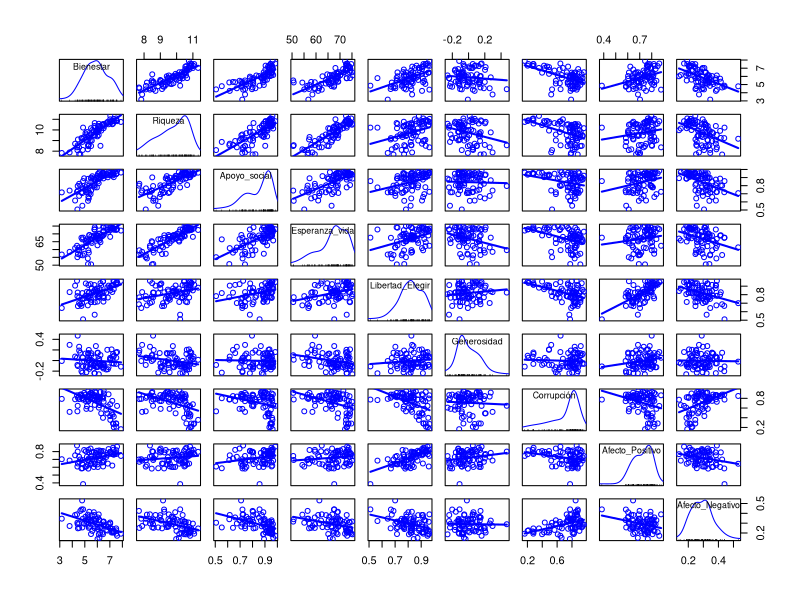
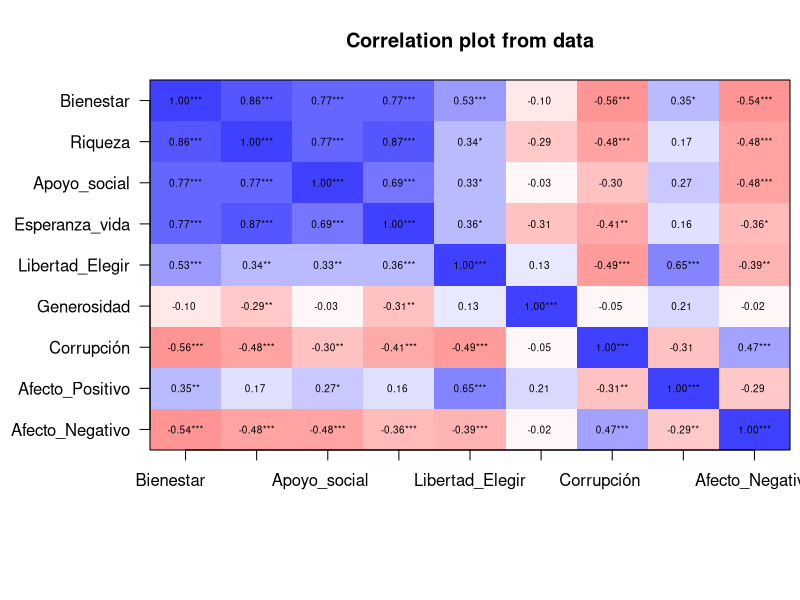
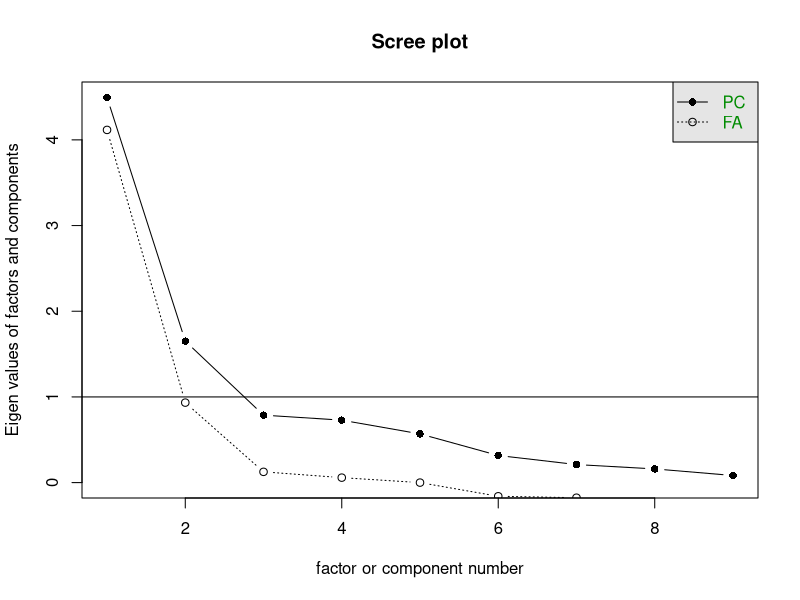
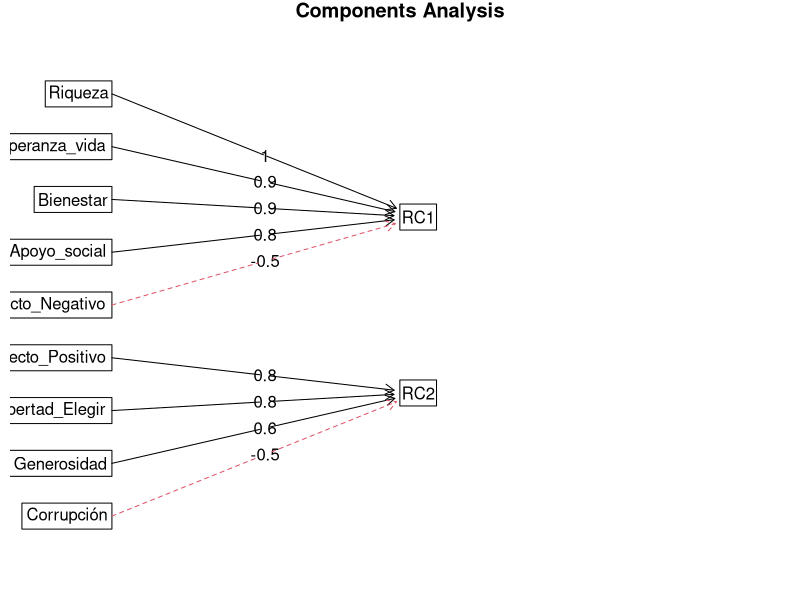
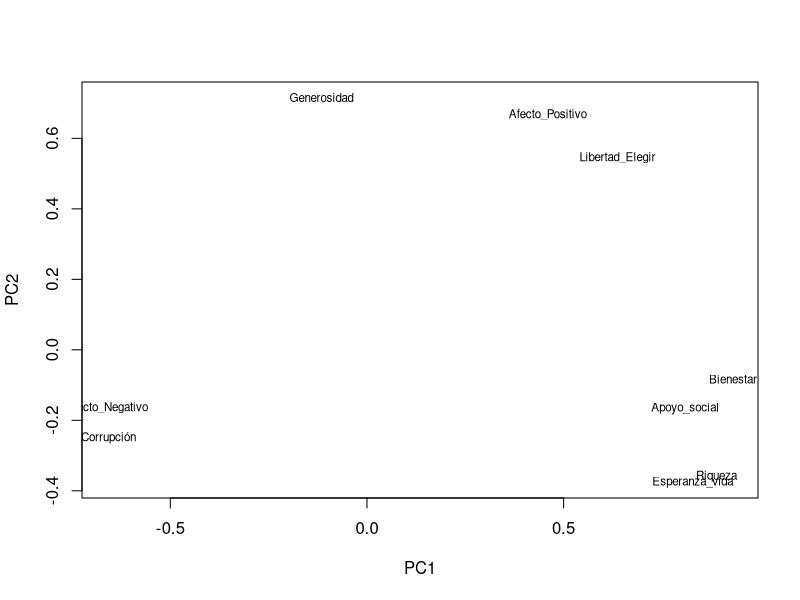

Recreate these plots in R, in order.
## ---- chunk 1
library(readxl)
Datos<-read_excel("DatosEx.xlsx", sheet="Datos")
## ---- chunk 2
library(dplyr)
D1 <- Datos %>%
  select("Bienestar","Riqueza","Apoyo_social", "Esperanza_vida", "Libertad_Elegir", "Generosidad", "Corrupción", "Afecto_Positivo", "Afecto_Negativo" )

#Nos queamos con las variables que solo necesitamos
## ---- chunk 3

colSums(is.na(D1))
## ---- chunk 4
library(psych)
describe(D1)

## ---- chunk 5
library(car)
scatterplotMatrix(D1,smooth=FALSE)
## ---- chunk 6
library(psych)
corPlot(D1,cex = .6,stars = TRUE, show.legend=FALSE)
## ---- chunk 7
#Estimar la matriz de correlaciones
R<-cor(D1)
#Calcular el determinante de la matriz
det(R)
## ---- chunk 8
library(psych)
cortest.bartlett(R,n=81)
## ---- chunk 9
library(psych)
KMO(R)
## ---- chunk 10
Dz <- data.frame(scale(D1)) #Estandarizar las variables para que estén en la misma escala
## ---- chunk 11
library(psych)

modelo1<-principal(Dz,nfactors = 9, rotate= "none")
modelo1

## ---- chunk 12
library(psych)
R<-cor(D1)      #Matriz de correlación
scree(R)         #Gráfico de sedimentación

## ---- chunk 13
library(psych)
modelo2<-principal(Dz,nfactors = 2, rotate='none')
modelo2

## ---- chunk 14
library(psych)
modelo2<-principal(Dz,nfactors = 2, rotate="varimax")
modelo2

## ---- chunk 15
print(modelo2$loadings,cut=0.5, sort=TRUE)
#Del modelo 2 saca las cargas y desaparece las que tenga menos de o.5 (Propiedad 1 =0.5)
## ---- chunk 16
print(modelo2$loadings,cut=0.4, sort=TRUE) #(Prioridad 2 = 0.4)

## ---- chunk 17
library(psych)
fa.diagram(modelo2)
## ---- chunk 18
load <- modelo1$loadings[,1:2]      #obtiene las cargas de las variables
plot(load,type="n")                 # Dibujar el área de visualización
text(load,labels=names(Dz),cex=.7)  # Añadir las variables

## ---- chunk 19
library(psych)
modelo2<-principal(Dz,nfactors = 2, rotate="varimax",
                   scores=TRUE,method="regression") #con el método que queramos calcular los puntajes

Dz$PC1<-modelo2$scores[,1]
Dz$PC2<-modelo2$scores[,2] #salen en la base de datos en otra columna
## ---- chunk 20
modelo2$weights #

## ---- chunk 21
library(psych)
alpha(Dz[,c(1,2,3,4,9)],check.keys=TRUE) #variables a utilizar
## ---- chunk 22
library(psych)
alpha(Dz[,c(5,6,7,8)],check.keys=TRUE)
## ---- chunk 23


Dz$Corrupciónr<-with(Dz,max(Corrupción)-Corrupción)
Dz$Afecto_Negativor<-with(Dz,max(Afecto_Negativo)-Afecto_Negativo)


## ---- chunk 24
library(psych)
modelo3<-principal(Dz[,c(1,2,3,4,5,7,8,9)],nfactors = 2, rotate="varimax", scores=TRUE,method="regression")
#sin la variable generosidad pues se decidió quitarla (columna 6)

Dz$PC1<-modelo3$scores[,1]
Dz$PC2<-modelo3$scores[,2]

modelo3
## ---- chunk 25
Dz$Indice1<-with(Dz,100*(PC1-min(PC1))/(max(PC1)-min(PC1))) #Componente 1
Dz$Indice2<-with(Dz,100*(PC2-min(PC2))/(max(PC2)-min(PC2))) #Componente 2
## ---- chunk 26
#Ponderadores obtenidos del modelo estimado, renglon "Proportion Var".
w1=0.45/(0.45+0.28)
w2=0.28/(0.28+0.45)
#Indice global de Marginación de la base de datos

Dz$Indice<-with(Dz,w1*Indice1+w2*Indice2) #ponderando los dos índices, nuestro final se llama columna Índice
